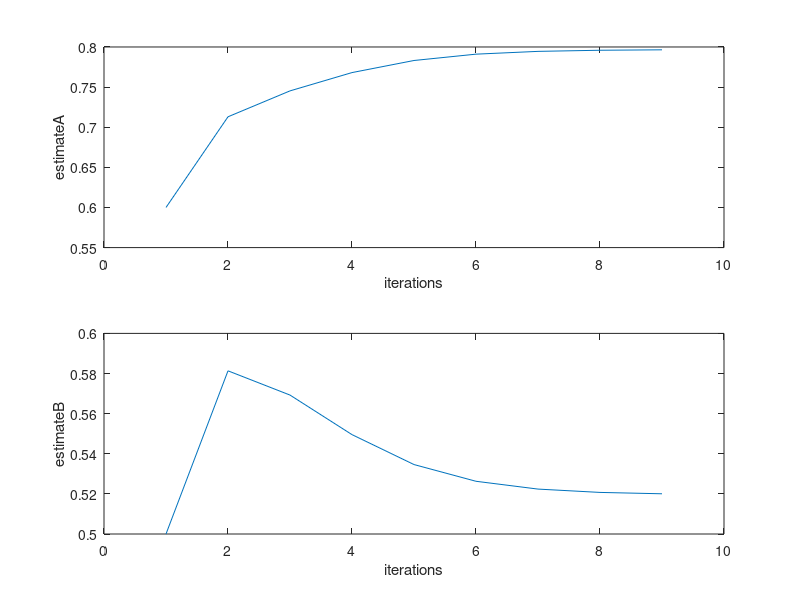

This chart was generated by the following MATLAB code:
%EM algorithm - example - coin toss with two biased coins. 
% we know the head tail seq but don't know which coin was used for which
% experiment. we want to find the bias of the coins.fgruhs
estA = zeros(1,20);
estB = zeros(1,20);

estA(1) = 0.6;
estB(1) = 0.5;
improvA = 1;
improvB = 1;
count = 1;
data = [1,0,0,0,1,1,0,1,0,1; 1,1,1,1,0,1,1,1,1,1; 1,0,1,1,1,1,1,0,1,1; 1,0,1,0,0,0,1,1,0,0; 0,1,1,1,0,1,1,1,0,1];

while(improvA>0.001 && improvB > 0.001)  
    
est = zeros(5,2);
normal_est = zeros(5,2);
tableA = zeros(5,2);
tableB = zeros(5,2);
%expectiation -----------------------------
for i=1:5
numHeads = sum(data(i,:));
est(i,1) = estA(count)^numHeads*(1-estA(count))^(10-numHeads); % use binomial 10 choose k where k is heads
est(i,2) = estB(count)^numHeads*(1-estB(count))^(10-numHeads);
normal_est(i,1) = est(i,1)/(est(i,1)+est(i,2)); %normalize the values 
normal_est(i,2) = est(i,2)/(est(i,1)+est(i,2));
tableA(i,1) = normal_est(i,1)*numHeads; %calculate how many heads vs tails one will get
tableA(i,2) = normal_est(i,1)*(10-numHeads);
tableB(i,1) = normal_est(i,2)*numHeads;
tableB(i,2) = normal_est(i,2)*(10-numHeads);
end
%maximiazation -----------------------------------------------
count = count+1;

estA(count) = sum(tableA(:,1))/(sum(sum(tableA))); % maximum likelihood
estB(count) = sum(tableB(:,1))/(sum(sum(tableB)));

improvA = abs(estA(count)-estA(count-1)); % convergence check
improvB = abs(estB(count)-estB(count-1));

end

%plots the values over time - shows them converge. 
subplot(2,1,1)
plot(estA(1:count));
ylabel('estimateA')
xlabel('iterations')
subplot(2,1,2)
plot(estB(1:count));
ylabel('estimateB')
xlabel('iterations')
    